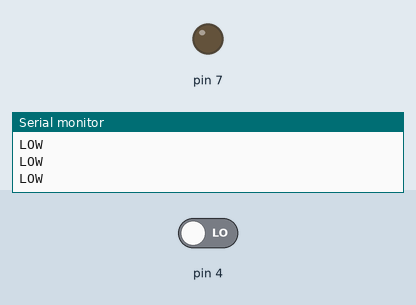
Recording of a sketch running on a simulated Arduino Uno, built with avr-gcc and run on an emulated ATmega328P. Parts: output pins drawn as LEDs (lit = HIGH), the last lines printed to the serial monitor. Inputs (shaded band) come from the test bench; at power-on: pin 4 LOW.

Above: at 1.2 s.
1.3 s: pin 4 driven HIGH
At 2.9 s:
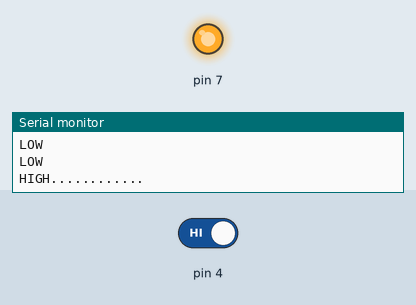
4.3 s: pin 4 driven LOW
At 5.6 s:
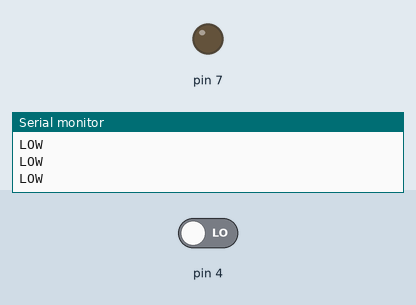
Timing chart, 0 to 7.3 s (numbered marks = the images above; inputs shaded):
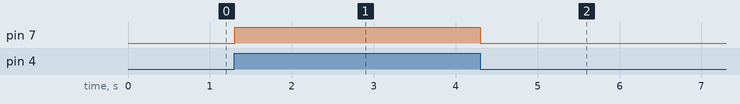

The sketch:

using_switch.ino
```cpp
int var=0;
void setup() {
  // put your setup code here, to run once:
 Serial.begin(9600);
 pinMode(07,OUTPUT);
 pinMode(04,INPUT);
}

void loop() {
  // put your main code here, to run repeatedly:
 var=digitalRead(04);
 if(var==HIGH){
  digitalWrite(07,HIGH);
  delay(1000);
  Serial.println("HIGH............");

  digitalWrite(07,LOW);

 }
 else{
 digitalWrite(07,LOW);
 Serial.println("LOW");

 }
}
```

Measured:
- after the input at 1.3 s, pin 7: LOW → HIGH at once
- after the input at 4.3 s, pin 7: HIGH → LOW at once
